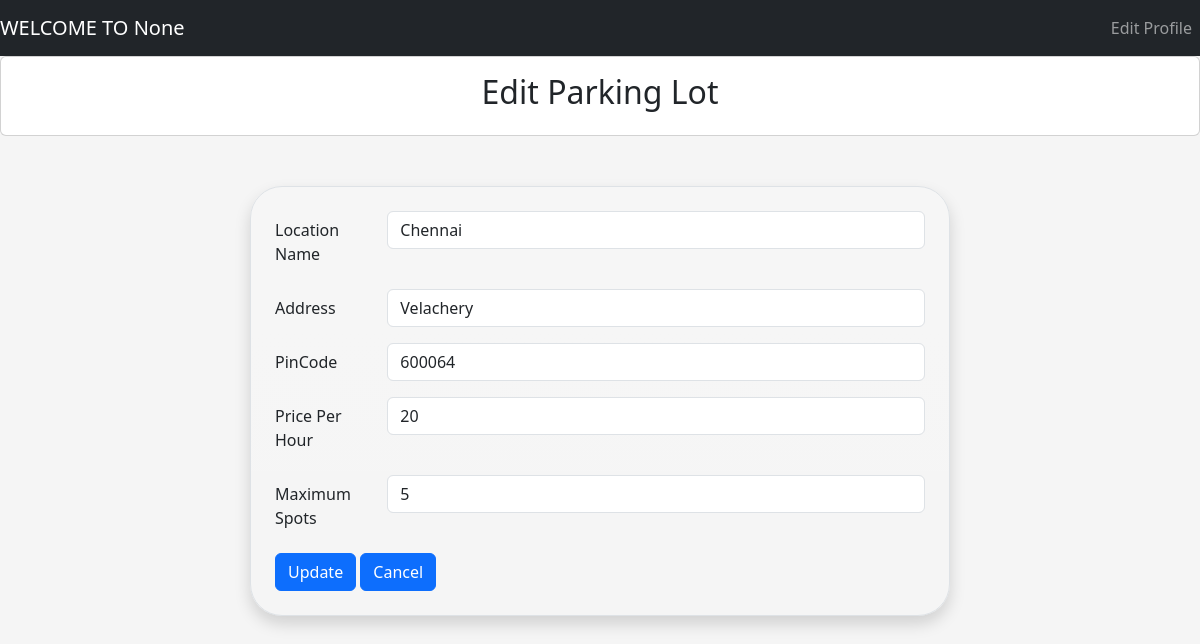
The page /admin/edit?lot_id=1 on the database as committed earlier.
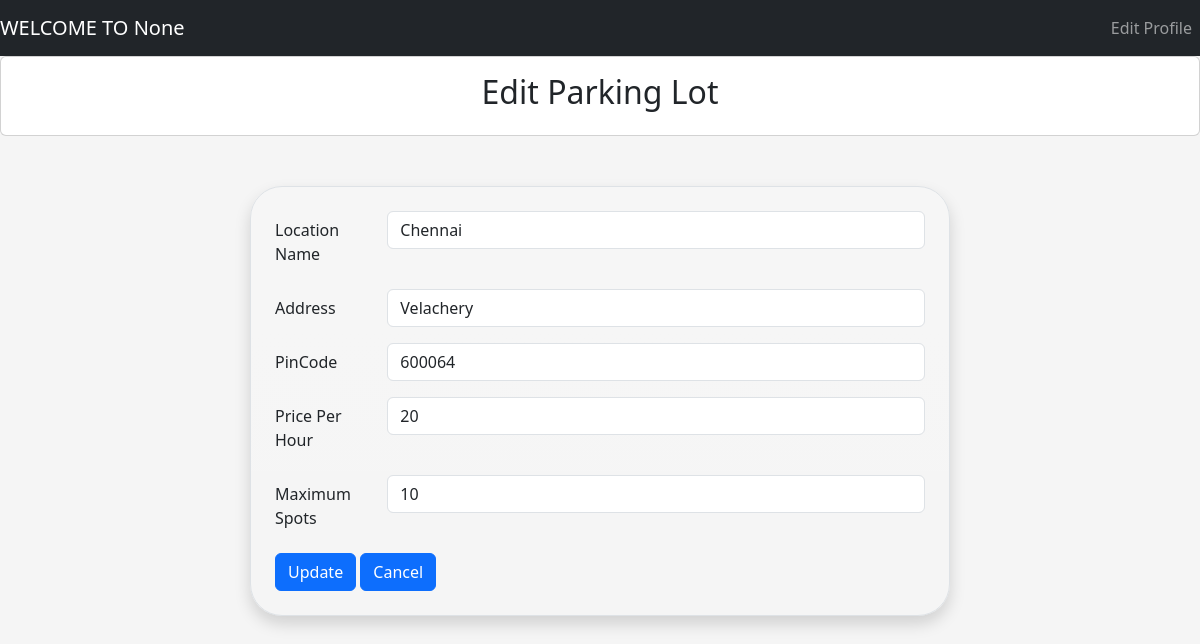
The same page on the database as committed later.
### tables this page shows
CREATE TABLE PARKINGLOT (
            id INTEGER PRIMARY KEY AUTOINCREMENT,
            prime_location_name TEXT NOT NULL,
            address TEXT NOT NULL,
            pincode TEXT NOT NULL,
            price INTEGER NOT NULL,
            maximum_number_of_spots INTEGER NOT NULL
        );

### controllers/admin_controller.py (the view, shortened to what this page needs)
@admin.route('/admin/edit', methods=['GET', 'POST'])
def editSpot():
    lot_id = request.args.get('lot_id', type=int)
    print("Lot id : ", lot_id)
    parkinglotdata = fetch_parking_lot(lot_id)
    return render_template("admin/editParkinglot.html", parking_lot_data = parkinglotdata, lot_id = lot_id)

### models/parking_lot.py (called while the page is built)
def fetch_parking_lot(lot_id):
    connection = sqlite3.connect(DATABASE_PARKING)
    cur = connection.cursor()
    cur.execute(
        '''
            Select * from PARKINGLOT where id = (?)
        ''',(lot_id,)
    )
    parkinglotData = cur.fetchone()
    connection.commit()
    connection.close()
    return parkinglotData

### templates/admin/editParkinglot.html (shortened to what this page needs)
{% extends "navbar.html" %}
{% block content %}
    <div style="align-items: center;" class="card">
        <div class="card-body">
            <h2>Edit Parking Lot</h2>
        </div>
    </div>
    <div style="padding: 50px;" class="d-flex justify-content-center align-items-center min-vh-50">
        <form id="lotForm" class="border p-4 bg-gradient rounded-5 shadow" style="width: 100%; max-width: 700px;">
            <div class="row mb-3">
                <label for="locationName" class="col-sm-2 col-form-label">Location Name</label>
                <div class="col-sm-10">
                    <input type="text" class="form-control" id="locationName" value="{{ parking_lot_data[1] }}" required>
                </div>
            </div>
            <div class="row mb-3">
                <label for="address" class="col-sm-2 col-form-label">Address</label>
                <div class="col-sm-10">
                    <input type="text" class="form-control" id="address" value = "{{parking_lot_data[2]}}"required>
                </div>
            </div>
            <div class="row mb-3">
                <label for="pincode" class="col-sm-2 col-form-label">PinCode</label>
                <div class="col-sm-10">
                    <input type="number" class="form-control" id="pincode" value="{{parking_lot_data[3]}}" required>
                </div>
            </div>
            <div class="row mb-3">
                <label for="pricePerHour" class="col-sm-2 col-form-label">Price Per Hour</label>
                <div class="col-sm-10">
                    <input type="number" class="form-control" id="pricePerHour" value="{{parking_lot_data[4]}}" required>
                </div>
            </div>
            <div class="row mb-3">
                <label for="maxSpots" class="col-sm-2 col-form-label">Maximum Spots</label>
                <div class="col-sm-10">
                    <input type="number" class="form-control" id="maxSpots" value="{{parking_lot_data[5]}}" required>
                </div>
            </div>
      <span>
        <button id="update" type="submit" class="btn btn-primary" >Update</button>
        <button id="cancel" type="button" class="btn btn-primary" onclick="window.location.href='/admin/dashboard'">Cancel</button>
      </span>
    </form>
  </div>
{% endblock %}

### templates/navbar.html (shortened to what this page needs)
<!DOCTYPE html>
<html lang="en">
  <head>
    <link href="https://cdn.jsdelivr.net/npm/bootstrap@5.3.0/dist/css/bootstrap.min.css" rel="stylesheet">
    <link rel="stylesheet" href="{{ url_for('static', filename='css/style.css') }}">
</head>
<body>
  <nav class="navbar navbar-expand-lg navbar-dark bg-dark">
  <a class="navbar-brand" href="#">
    WELCOME TO
    {{ session.get('name') }}</a>
  <div
  style= "justify-content: right;"
  class="collapse navbar-collapse" id="navbarSupportedContent">
    <ul class="navbar-nav mr-auto">
      <li class="nav-item active">
        <a class="nav-link" href="#">Edit Profile</a>
      </li>
    </ul>
  </div>
</nav>
  {% block content %} {% endblock %}
</body>
</html>

### static/css/style.css (style rules this page uses)
body { background-color: #f5f5f5; }

Rows that differ between the two databases and show on the page:
changed PARKINGLOT "Chennai": maximum_number_of_spots "5" → "10"
